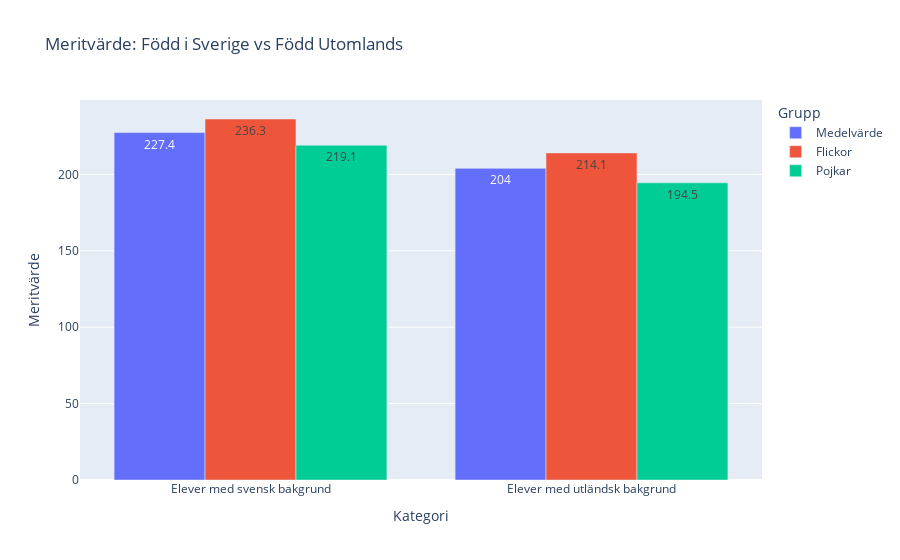

Notebook source saved alongside this figure:
### Code cell
#Creating Dataframe 
df = pd.read_excel("betyg_o_prov_riksnivå.xlsx",
                     sheet_name = "Tabell 1B",
                     header = 19, 
                     usecols = "A:D", 
                     nrows = 2)

#Naming columns
df.columns = ["Kategori", "Medelvärde", "Flickor", "Pojkar"]

#Changing dataframe to long
df_long = df.melt(id_vars=["Kategori"], var_name="Grupp", value_name= "Meritvärde")

#Creating figure using plotly
fig = px.bar(df_long,
              x="Kategori",
              y="Meritvärde",
              color = "Grupp",
              title = "Meritvärde: Född i Sverige vs Född Utomlands",
              barmode="group",
              text_auto=True
              )
              
fig.show()

#Saving image as png
fig.write_image("Visualiseringar/Meritvarde_Svenskfodd_vs_Utlandsfodd.png")

### Figure 1 — Plotly figure (JSON) as saved in the notebook; plotly's stock layout.template omitted (floating-point values rounded to 4 significant figures)
{"data": [{"alignmentgroup": "True", "hovertemplate": "Grupp=Medelvärde<br>Kategori=%{x}<br>Meritvärde=%{y}<extra></extra>", "legendgroup": "Medelvärde", "marker": {"color": "#636efa", "pattern": {"shape": ""}}, "name": "Medelvärde", "offsetgroup": "Medelvärde", "orientation": "v", "showlegend": true, "textposition": "auto", "texttemplate": "%{y}", "type": "bar", "x": ["Elever med svensk bakgrund", "Elever med utländsk bakgrund"], "xaxis": "x", "y": [227.4, 204.0], "yaxis": "y"}, {"alignmentgroup": "True", "hovertemplate": "Grupp=Flickor<br>Kategori=%{x}<br>Meritvärde=%{y}<extra></extra>", "legendgroup": "Flickor", "marker": {"color": "#EF553B", "pattern": {"shape": ""}}, "name": "Flickor", "offsetgroup": "Flickor", "orientation": "v", "showlegend": true, "textposition": "auto", "texttemplate": "%{y}", "type": "bar", "x": ["Elever med svensk bakgrund", "Elever med utländsk bakgrund"], "xaxis": "x", "y": [236.3, 214.1], "yaxis": "y"}, {"alignmentgroup": "True", "hovertemplate": "Grupp=Pojkar<br>Kategori=%{x}<br>Meritvärde=%{y}<extra></extra>", "legendgroup": "Pojkar", "marker": {"color": "#00cc96", "pattern": {"shape": ""}}, "name": "Pojkar", "offsetgroup": "Pojkar", "orientation": "v", "showlegend": true, "textposition": "auto", "texttemplate": "%{y}", "type": "bar", "x": ["Elever med svensk bakgrund", "Elever med utländsk bakgrund"], "xaxis": "x", "y": [219.1, 194.5], "yaxis": "y"}], "layout": {"barmode": "group", "legend": {"title": {"text": "Grupp"}, "tracegroupgap": 0}, "title": {"text": "Meritvärde: Född i Sverige vs Född Utomlands"}, "xaxis": {"anchor": "y", "domain": [0, 1], "title": {"text": "Kategori"}}, "yaxis": {"anchor": "x", "domain": [0, 1], "title": {"text": "Meritvärde"}}}}
